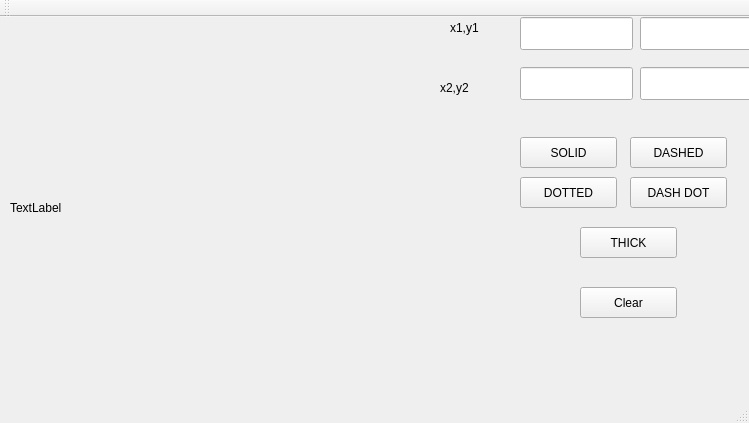
<?xml version="1.0" encoding="UTF-8"?>
<ui version="4.0">
 <class>MainWindow</class>
 <widget class="QMainWindow" name="MainWindow">
  <property name="geometry">
   <rect>
    <x>0</x>
    <y>0</y>
    <width>749</width>
    <height>423</height>
   </rect>
  </property>
  <property name="windowTitle">
   <string>MainWindow</string>
  </property>
  <widget class="QWidget" name="centralWidget">
   <widget class="QLineEdit" name="x1">
    <property name="geometry">
     <rect>
      <x>520</x>
      <y>0</y>
      <width>113</width>
      <height>33</height>
     </rect>
    </property>
   </widget>
   <widget class="QLineEdit" name="y1">
    <property name="geometry">
     <rect>
      <x>640</x>
      <y>0</y>
      <width>113</width>
      <height>33</height>
     </rect>
    </property>
   </widget>
   <widget class="QLineEdit" name="x2">
    <property name="geometry">
     <rect>
      <x>520</x>
      <y>50</y>
      <width>113</width>
      <height>33</height>
     </rect>
    </property>
   </widget>
   <widget class="QLineEdit" name="y2">
    <property name="geometry">
     <rect>
      <x>640</x>
      <y>50</y>
      <width>113</width>
      <height>33</height>
     </rect>
    </property>
   </widget>
   <widget class="QLabel" name="label">
    <property name="geometry">
     <rect>
      <x>450</x>
      <y>0</y>
      <width>65</width>
      <height>21</height>
     </rect>
    </property>
    <property name="text">
     <string>x1,y1</string>
    </property>
   </widget>
   <widget class="QLabel" name="label_2">
    <property name="geometry">
     <rect>
      <x>440</x>
      <y>60</y>
      <width>65</width>
      <height>21</height>
     </rect>
    </property>
    <property name="text">
     <string>x2,y2</string>
    </property>
   </widget>
   <widget class="QPushButton" name="pushButton">
    <property name="geometry">
     <rect>
      <x>520</x>
      <y>120</y>
      <width>97</width>
      <height>31</height>
     </rect>
    </property>
    <property name="text">
     <string>SOLID</string>
    </property>
   </widget>
   <widget class="QPushButton" name="pushButton_2">
    <property name="geometry">
     <rect>
      <x>630</x>
      <y>120</y>
      <width>97</width>
      <height>31</height>
     </rect>
    </property>
    <property name="text">
     <string>DASHED</string>
    </property>
   </widget>
   <widget class="QPushButton" name="pushButton_4">
    <property name="geometry">
     <rect>
      <x>520</x>
      <y>160</y>
      <width>97</width>
      <height>31</height>
     </rect>
    </property>
    <property name="text">
     <string>DOTTED</string>
    </property>
   </widget>
   <widget class="QPushButton" name="pushButton_5">
    <property name="geometry">
     <rect>
      <x>630</x>
      <y>160</y>
      <width>97</width>
      <height>31</height>
     </rect>
    </property>
    <property name="text">
     <string>DASH DOT</string>
    </property>
   </widget>
   <widget class="QPushButton" name="pushButton_6">
    <property name="geometry">
     <rect>
      <x>580</x>
      <y>210</y>
      <width>97</width>
      <height>31</height>
     </rect>
    </property>
    <property name="text">
     <string>THICK</string>
    </property>
   </widget>
   <widget class="QLabel" name="l">
    <property name="geometry">
     <rect>
      <x>10</x>
      <y>0</y>
      <width>451</width>
      <height>381</height>
     </rect>
    </property>
    <property name="text">
     <string>TextLabel</string>
    </property>
   </widget>
   <widget class="QPushButton" name="pushButton_7">
    <property name="geometry">
     <rect>
      <x>580</x>
      <y>270</y>
      <width>97</width>
      <height>31</height>
     </rect>
    </property>
    <property name="text">
     <string>Clear</string>
    </property>
   </widget>
  </widget>
  <widget class="QMenuBar" name="menuBar">
   <property name="geometry">
    <rect>
     <x>0</x>
     <y>0</y>
     <width>749</width>
     <height>27</height>
    </rect>
   </property>
  </widget>
  <widget class="QToolBar" name="mainToolBar">
   <attribute name="toolBarArea">
    <enum>TopToolBarArea</enum>
   </attribute>
   <attribute name="toolBarBreak">
    <bool>false</bool>
   </attribute>
  </widget>
  <widget class="QStatusBar" name="statusBar"/>
 </widget>
 <layoutdefault spacing="6" margin="11"/>
 <resources/>
 <connections/>
</ui>
